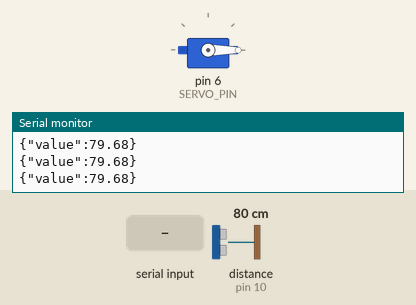
This sketch was run on a simulated Arduino Uno, built with avr-gcc and run on an emulated ATmega328P. Shown: servo, the last lines printed to the serial monitor. Wiring (inferred from the names in the program): ultrasonic range finder: trigger pin 9; echo pin 10. The inputs (shaded band) are chosen by the test bench; at power-on: distance to the obstacle (sensor on pin 10) 80 cm. The echo pulse lasts 58.3 µs per cm.

Above: at 1.2 s.
1.3 s: "TRIGGER_SERVO\n" received over Serial
At 2.5 s:
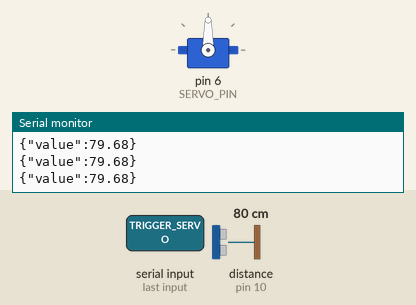
2.8 s: "NORMAL\n" received over Serial
At 3.6 s:
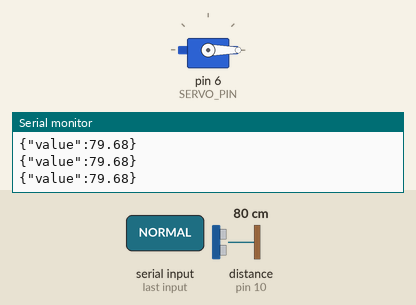
Timing chart, 0 to 5.8 s (numbered marks = the images above; inputs shaded):
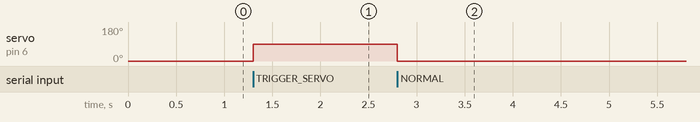

Measured:
- after the input at 1.3 s, servo on pin 6 (SERVO_PIN): 0° → 90° at once
- after the input at 2.8 s, servo on pin 6 (SERVO_PIN): 90° → 0° at once

The sketch:

arduino_node.ino
```cpp
#include <Servo.h>

const int TRIG_PIN = 9;
const int ECHO_PIN = 10;
const int SERVO_PIN = 6;

Servo gateServo;
unsigned long lastSendMs = 0;
const unsigned long SAMPLE_INTERVAL_MS = 250; // 4 readings per second

void setup() {
  Serial.begin(115200);
  pinMode(TRIG_PIN, OUTPUT);
  pinMode(ECHO_PIN, INPUT);
  gateServo.attach(SERVO_PIN);
  gateServo.write(0); // Default closed position
}

float readDistanceCm() {
  digitalWrite(TRIG_PIN, LOW);
  delayMicroseconds(2);
  digitalWrite(TRIG_PIN, HIGH);
  delayMicroseconds(10);
  digitalWrite(TRIG_PIN, LOW);

  // 30ms timeout (~5m max) prevents blocking incoming serial commands
  long duration = pulseIn(ECHO_PIN, HIGH, 30000);
  if (duration == 0) {
    return 100.0; // Default safe distance if no echo
  }
  return (duration * 0.0343) / 2.0;
}

void loop() {
  // 1. Check for actuation commands from Edge Fusion
  if (Serial.available() > 0) {
    String cmd = Serial.readStringUntil('\n');
    cmd.trim();
    if (cmd == "TRIGGER_SERVO") {
      gateServo.write(90);
    } else if (cmd == "NORMAL") {
      gateServo.write(0);
    }
  }

  // 2. Periodically stream ultrasonic distance as JSON
  unsigned long now = millis();
  if (now - lastSendMs >= SAMPLE_INTERVAL_MS) {
    lastSendMs = now;
    float dist = readDistanceCm();
    Serial.print("{\"value\":");
    Serial.print(dist, 2);
    Serial.println("}");
  }
}
```
